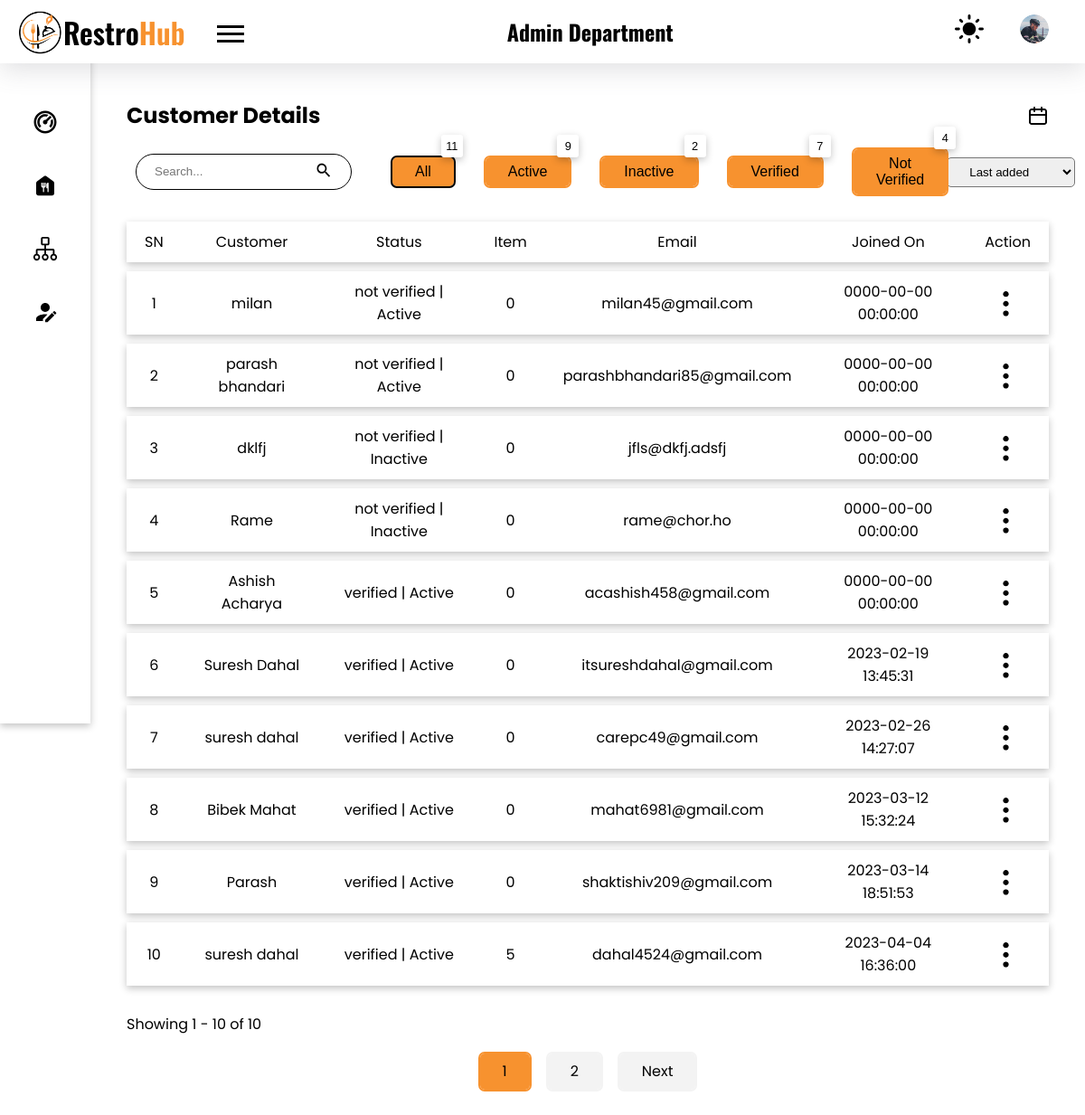
The app's page /admin/users/customer.php?filter-by=all (signed in) with its own data.
### tables this page shows
CREATE TABLE `customer` (
  `id` int(10) NOT NULL,
  `names` varchar(100) NOT NULL,
  `username` varchar(100) DEFAULT NULL,
  `email` varchar(100) NOT NULL,
  `password` varchar(100) DEFAULT NULL,
  `provider` varchar(50) DEFAULT NULL,
  `date` datetime NOT NULL,
  `status` varchar(20) NOT NULL,
  `active` int(1) NOT NULL,
  `otp` varchar(11) DEFAULT NULL,
  `count` int(11) NOT NULL
);

### admin/components/calculate-offset.php (called while the page is built, shortened)
<?php
if (isset($_GET['page'])) {
    $page = mysqli_real_escape_string($conn, $_GET['page']);
    if (!is_numeric($page)) {
        $page = 1;
    }
} else {
    $page = 1;
}
$offset = intval(($page - 1) * $limit);
?>

### admin/users/customer.php (the view, shortened to what this page needs)
<!DOCTYPE html>
<html lang="en">
<head>
    <link rel="stylesheet" href="../../styles/style.css">
</head>
<body>
    <?php
    require("./components/header.php");
    require("./components/sidebar.php");
    require("../../config.php");
    ?>
    <main class="admin_dashboard_body">
        <section class="dashboard_inner-head flex items-center">
            <h2>Customer Details</h2>
            <img src="../../images/ic_calender.svg" class="filter_by_date popper-btn" alt="filter">
        </section>
        <div class="flex items-center mt-20">
            <div class="flex items-center">
                <form action="./customer.php" method="get" class="search_form border-curve-lg">
                    <div class="flex items-center">
                        <input type="search" placeholder="Search..." class="no_outline" name="search">
                        <button type="submit" class="no_bg no_outline"><img src="../../images/ic_search.svg" alt="search icon"></button>
                    </div>
                </form>
                <?php
                $sql_all = "SELECT names,username,email,date,status FROM customer";
                $result_all = mysqli_query($conn, $sql_all);
                $count = mysqli_num_rows($result_all);
                $sql_active = "SELECT names,username,email,date,status FROM customer WHERE active = 1";
                $result_active = mysqli_query($conn, $sql_active);
                $count_active = mysqli_num_rows($result_active);
                $sql_inactive = "SELECT names,username,email,date,status FROM customer WHERE active = 0";
                $result_inactive = mysqli_query($conn, $sql_inactive);
                $count_inactive = mysqli_num_rows($result_inactive);
                $sql_verified = "SELECT names,username,email,date,status FROM customer WHERE status = 'verified'";
                $result_verified = mysqli_query($conn, $sql_verified);
                $count_verified = mysqli_num_rows($result_verified);
                $sql_not_verified = "SELECT names,username,email,date,status FROM customer WHERE status = 'not verified'";
                $result_not_verified = mysqli_query($conn, $sql_not_verified);
                $count_not_verified = mysqli_num_rows($result_not_verified);
                require '../components/filter.php';
                $sql_date_filter = isset($sql_temp_cus) ? $sql_temp_cus : "";
                ?>
                <a href="?filter-by=all" class="ml-35">
                    <button type="submit" name="specific-users" class="button border-curve relative <?php if (isset($_GET['filter-by']) && $_GET['filter-by'] == 'all')
                                                                                                        echo "active"; ?>">All
                        <div class="count-top rect shadow"><?php
                                                            echo $count;
                                                            ?>
                        </div>
                    </button>
                </a>
                <a href="?filter-by=active" class="ml-35">
                    <button type="submit" name="specific-users" class="button border-curve relative <?php if (isset($_GET['filter-by']) && $_GET['filter-by'] == 'active')
                                                                                                        echo "active"; ?>">Active
                        <div class="count-top rect shadow"><?php
                                                            echo $count_active;
                                                            ?>
                        </div>
                    </button>
                </a>
                <a href="?filter-by=inactive" class="ml-35">
                    <button type="submit" name="specific-users" class="button border-curve relative <?php if (isset($_GET['filter-by']) && $_GET['filter-by'] == 'inactive')
                                                                                                        echo "active"; ?>">Inactive
                        <div class="count-top rect shadow"><?php
                                                            echo $count_inactive;
                                                            ?>
                        </div>
                    </button>
                </a>
                <a href="?filter-by=verified" class="ml-35">
                    <button type="submit" name="specific-users" class="button border-curve relative <?php if (isset($_GET['filter-by']) && $_GET['filter-by'] == 'verified')
                                                                                                        echo "active"; ?>">Verified
                        <div class="count-top rect shadow"><?php
                                                            echo $count_verified;
                                                            ?>
                        </div>
                    </button>
                </a>
                <a href="?filter-by=not-verified" class="ml-35">
                    <button type="submit" name="specific-users" class="button border-curve relative <?php if (isset($_GET['filter-by']) && $_GET['filter-by'] == 'not-verified')
                                                                                                        echo "active"; ?>">Not Verified
                        <div class="count-top rect shadow"><?php
                                                            echo $count_not_verified;
                                                            ?>
                        </div>
                    </button>
                </a>
            </div>
            <div class="filter">
                <form action="./filter-customer.php" method="post" class="filter-form" style="margin: 0 !important">
                    <select name="customer-filter" class="p_7-20 border-curve" id="customer-filter">
                        <option value="last-added" <?php if (isset($_SESSION['customer-filter']) && $_SESSION['customer-filter'] == "order by customer.id desc")
                                                        echo "selected";
                                                    if (!isset($_SESSION['customer-filter']))
                                                        echo "selected"; ?>>Last added</option>
                    </select>
                </form>
            </div>
        </div>
        <?php
        $sql_base = "SELECT customer.id,
                customer.names,
                customer.status,
                COALESCE(COUNT(orders.f_id * orders.qty), 0) as item_bought,
                customer.email,
                customer.date,
                customer.active
            FROM customer
            LEFT JOIN orders ON orders.c_id = customer.id
            LEFT JOIN aos ON orders.id = aos.order_id
        ";
        if (isset($_SESSION["customer-filter"])) {
            $filter = $_SESSION["customer-filter"];
            $sql_cus = $sql_base . " WHERE aos.status = 'delivered' OR aos.status IS NULL
                    GROUP By customer.id" . " $filter";
            unset($_SESSION['cat-filter']);
        } else {
            $sql_cus = $sql_base . " WHERE aos.status = 'delivered' OR aos.status IS NULL
                    GROUP By customer.id";
        }
        if (isset($_GET['filter-by'])) {
            $filter_by = mysqli_real_escape_string($conn, $_GET['filter-by']);
            if ($filter_by == 'all') {
                $sql_cus = $sql_base . " WHERE aos.status = 'delivered' OR aos.status IS NULL
                    GROUP By customer.id";
            } else if ($filter_by == 'active') {
                $sql_cus =  $sql_base . " WHERE customer.active = 1 AND (aos.status = 'delivered' OR aos.status IS NULL) GROUP By customer.id";
            } else if ($filter_by == 'inactive') {
                $sql_cus = $sql_base . " WHERE customer.active = 0 AND (aos.status = 'delivered' OR aos.status IS NULL) GROUP By customer.id";
            } else if ($filter_by == 'verified') {
                $sql_cus = $sql_base . " WHERE customer.status = 'verified' AND (aos.status = 'delivered' OR aos.status IS NULL) GROUP By customer.id";
            } else if ($filter_by == 'not-verified') {
                $sql_cus = $sql_base . " WHERE customer.status = 'not verified'AND (aos.status = 'delivered' OR aos.status IS NULL) GROUP By customer.id";
            }
        }
        $limit = 10;
        require '../components/calculate-offset.php';
        $sql_cus .= " LIMIT $limit OFFSET $offset";
        if (isset($sql_date_filter) && !empty($sql_date_filter) && $sql_date_filter != $sql_all) {
            $sql_cus_df = $sql_base . $sql_date_filter;
            $count = mysqli_num_rows(mysqli_query($conn, $sql_cus_df));
            $result = mysqli_query($conn, $sql_cus_df) or die(mysqli_error($conn));
        } else {
            $result = mysqli_query($conn, $sql_cus) or die(mysqli_error($conn));
        }
        if (mysqli_num_rows($result) > 0)  {
        ?>
            <table class="mt-20">
                <tr class="shadow">
                    <th>SN</th>
                    <th>Customer</th>
                    <th>Status</th>
                    <th>Item</th>
                    <th>Email</th>
                    <th>Joined On</th>
                    <th>Action</th>
                </tr>
                <?php
                $i = $offset;
                while ($row = mysqli_fetch_assoc($result)) {
                    $i++;
                    $isActive = $row['active'] == 1 ? "Active" : "Inactive";
                ?>
                    <tr class="shadow">
                        <td><?php echo $i; ?></td>
                        <td><?php echo $row['names']; ?></td>
                        <td><?php echo $row['status'] . " | " . $isActive; ?></td>
                        <td><?php echo $row['item_bought']; ?></td>
                        <td><?php echo $row['email']; ?></td>
                        <td><?php echo $row['date']; ?></td>
                        <td class="table_action_container">
                            <button class="no_bg no_outline table_option-menu">
                                <img src="../../images//ic_options.svg" alt="options menu">
                            </button>
                        </td>
                    </tr>
                <?php
                }
                ?>
            </table>
        <?php
            require '../components/pagination.php';
        } else {
            echo "<p class='text-center mt-20'>No data found</p>";
        }
        ?>
    </main>
</body>
</html>

### styles/style.css (style rules this page uses)
:root { --black: #000000; --gray: #afafaf; --light-gray: #f3f3f3; --primary-color: #F7922F; --trans-black: #00000030; --very-trans-black: #00000020; --trans-green: #DCFFD380; --trans-green-text: #30B900; --trans-yellow: #fafd3e67; --trans-yellow-text: #46500C; --trans-purple: #FFA0FB66; --trans-purple-text: #A500F3; --trans-primary: #F7922F50; --trans-red: #FFD6D6; --trans-red-text: #934747; --white: #ffffff; }
* { margin: 0; padding: 0; box-sizing: border-box; list-style: none; text-decoration: none; color: var(--black); }
html { scroll-behavior: smooth; }
.no_outline { outline: none; border: none; }
.no_bg { background-color: transparent; }
body { background-color: var(--white); }
a, button, a>*, button>*, input[type="submit"], .menu__for-sidebar, .menu__for-sidebar>*, .admin_profile_image, .date_filter_close, .popper-btn, .pointer { cursor: pointer; }
.shadow { box-shadow: rgba(0, 0, 0, 0.24) 0px 3px 8px; }
.mt-20 { margin-top: 20px !important; }
.p_7-20 { padding: 7px 20px; }
.ml-35 { margin-left: 35px; }
.border-curve { border-radius: 5px; }
.border-curve-lg { border-radius: 25px; }
.flex { display: flex; align-items: flex-start; justify-content: space-between; flex-direction: row; }
.items-center { align-items: center; }
.relative { position: relative; }
body, .body-text { font-family: 'Poppins', sans-serif; }
.button { background-color: var(--primary-color); padding: 7px 25px; font-size: 1rem; min-width: fit-content; border: none !important; vertical-align: middle; outline: 2px solid var(--primary-color); }
.button:active, .button.active { outline: 2px solid var(--black); }
.search_form { border: 2px solid var(--black); height: 40px; margin: 0 10px; padding: 3px 5px; }
.admin_dashboard_body { padding: 40px 40px 40px 140px; max-width: 1440px; }
.filter-form { margin-right: 30px; }
.table_action_container { position: relative; }
.count-top { position: absolute; top: -12px; right: -10px; background-color: var(--white); padding: 5px; border-radius: 50%; font-size: 0.8rem; min-height: 1.5rem; min-width: 1.5rem; }
.count-top.rect { border-radius: 3px; top: -25px; }
.search_form { border: 1px solid var(--black); padding: 7px 20px; transition: 0.3s; }
.search_form div img { width: 20px; }
table { border-collapse: separate; border-spacing: 0 10px; text-align: center; width: 100%; }
table th { font-weight: normal; }
table tr { background-color: var(--white); }
table tr td, table tr th { padding: 10px 20px; width: fit-content; }
.table_option-menu { transform: rotate(90deg); cursor: pointer; height: 35px; vertical-align: middle; }
h2 { font-size: 24px; }

### records on screen
customer: names "milan", status "not verified", active "Active", item_bought "0", email "milan45@gmail.com", date "0000-00-00 00:00:00"
customer: names "parash bhandari", status "not verified", active "Active", item_bought "0", email "parashbhandari85@gmail.com", date "0000-00-00 00:00:00"
customer: names "dklfj", status "not verified", active "Inactive", item_bought "0", email "jfls@dkfj.adsfj", date "0000-00-00 00:00:00"
customer: names "Rame", status "not verified", active "Inactive", item_bought "0", email "rame@chor.ho", date "0000-00-00 00:00:00"
customer: names "Ashish Acharya", status "verified", active "Active", item_bought "0", email "acashish458@gmail.com", date "0000-00-00 00:00:00"
customer: names "Suresh Dahal", status "verified", active "Active", item_bought "0", email "itsureshdahal@gmail.com", date "2023-02-19 13:45:31"
customer: names "suresh dahal", status "verified", active "Active", item_bought "0", email "carepc49@gmail.com", date "2023-02-26 14:27:07"
customer: names "Bibek Mahat", status "verified", active "Active", item_bought "0", email "mahat6981@gmail.com", date "2023-03-12 15:32:24"
customer: names "Parash", status "verified", active "Active", item_bought "0", email "shaktishiv209@gmail.com", date "2023-03-14 18:51:53"
customer: names "suresh dahal", status "verified", active "Active", item_bought "5", email "dahal4524@gmail.com", date "2023-04-04 16:36:00"

### other values on screen
$count "11"
$count_active "9"
$count_inactive "2"
$count_verified "7"
$count_not_verified "4"
$offset + 1 "1"
$count "10"
